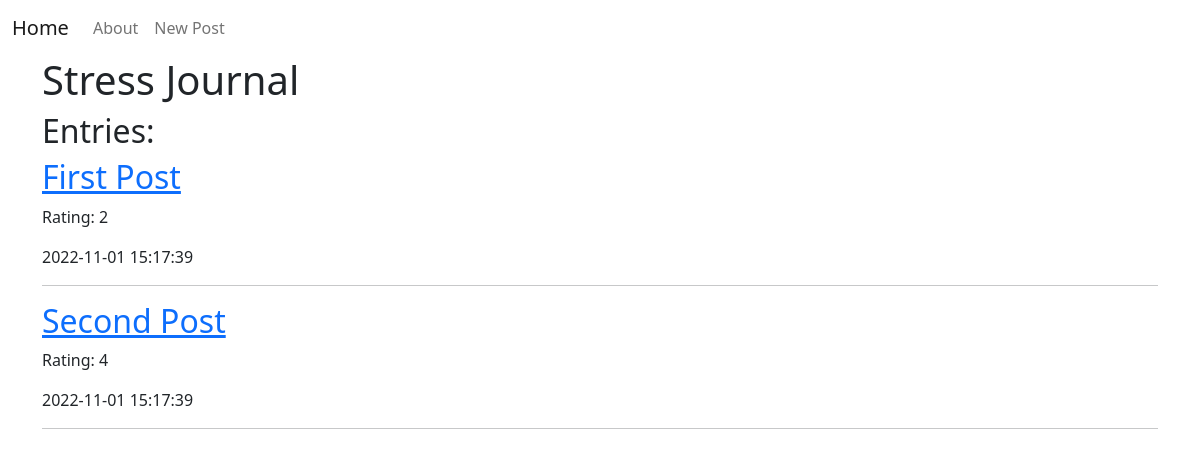
Before: / with the older database file.
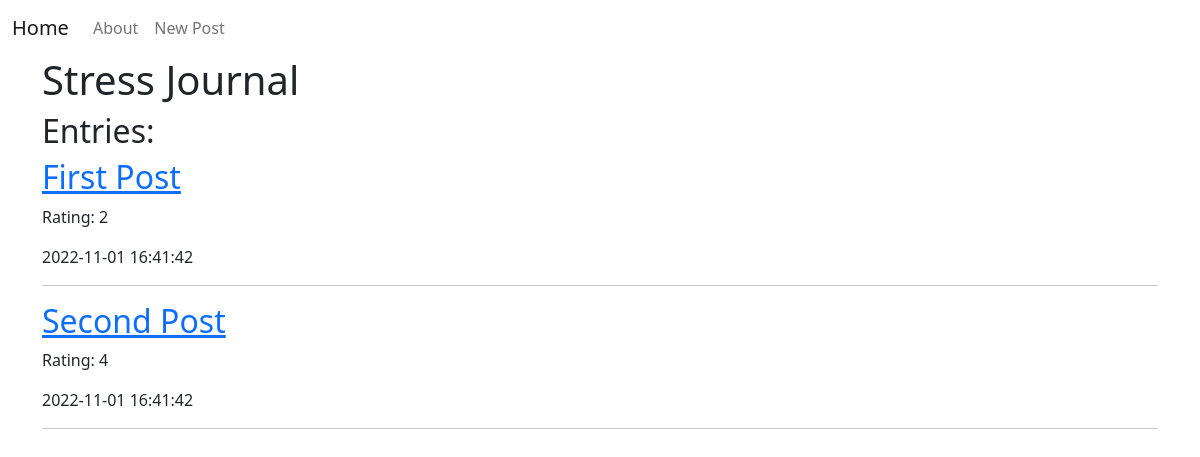
After: the same page with the newer database file.
### tables this page shows
CREATE TABLE posts (
    id INTEGER PRIMARY KEY AUTOINCREMENT,
    created TIMESTAMP NOT NULL DEFAULT CURRENT_TIMESTAMP,
    title TEXT NOT NULL,
    rating TEXT NOT NULL,
    content TEXT NOT NULL
);

### main.py (the view)
@app.route('/')
def home():
    conn = get_db_connection()
    posts = conn.execute('SELECT * FROM posts').fetchall()
    conn.close()
    return render_template('index.html', posts=posts)

### main.py (called while the page is built)
def get_db_connection():
    conn = sqlite3.connect('database.db')
    conn.row_factory = sqlite3.Row
    return conn

### templates/index.html
{% extends 'base.html' %}
{% block content %}
    <h1>{% block title %}Stress Journal{% endblock %}</h1>
    <h2>Entries:</h2>
    {% for post in posts %}
        <a href="{{ url_for('post', post_id=post['id']) }}">
            <h2>{{ post['title'] }}</h2>
        </a>
        <p class="rating">Rating: {{ post['rating' ]}}</p>
        <span class="time-stamp">{{ post['created'] }}</span>
        <hr>
    {% endfor %}
{% endblock %}

### templates/base.html (shortened to what this page needs)
<!doctype html>
<html lang="en">
  <head>
    <link rel="stylesheet" href="../static/css/style.css">
    <link href="https://cdn.jsdelivr.net/npm/bootstrap@5.0.2/dist/css/bootstrap.min.css" rel="stylesheet">
  </head>
  <body>
    <nav class="navbar navbar-expand-lg navbar-light navbar-fixed-top">
      <div class="container-fluid">
        <a class="navbar-brand" href="/">Home</a>
        <div class="collapse navbar-collapse" id="navbarNav">
          <ul class="navbar-nav">
          <li class="nav-item">
              <a class="nav-link" href="#">About</a>
          </li>
          <li class="nav-item">
              <a class="nav-link" href="{{url_for('create')}}">New Post</a>
          </li>
          </ul>
      </div>
    </nav>
    <div class="container">
        {% block content %} {% endblock %}
    </div>
  </body>
</html>

### static/css/style.css (style rules this page uses)
.time-stamp { color: "$pink-500"; }

Changed rows visible on the page:
changed posts "First Post": created "2022-11-01 15:17:39" → "2022-11-01 16:41:42"
changed posts "Second Post": created "2022-11-01 15:17:39" → "2022-11-01 16:41:42"
